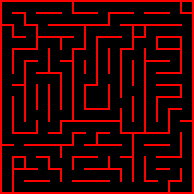
%> input picture Map/Student_027_2012_classic___16x16.bmp, 194 x 194 px
$ octave mazeloader.m   (GNU Octave 9; MATLAB toolbox functions it lacks are replaced by stand-ins)
%> lines starting %> are read from the running program, lines starting %| are printed output that depends on the picture; in (x1, y1, x2, y2) boxes, pixels count from 0 and x2, y2 are one past the last pixel; in counts of white or black regions, pixels touching at a corner belong together; the program's own positions count from 1
%% https://kerikeri.top/posts/2018-07-04-maze-img-parser/
%% 要 Image Processing ToolBox
% 壁が黒じゃない場合に応じて修正（赤）

clear all;
close all;

%% 入力
[filename, pathname] = uigetfile({'*.bmp;*.jpg;*.png;*.gif'}, 'Select the Maze Imgae');
%> the answer given: ../Map/Student_027_2012_classic___16x16.bmp

%% 二値化＆色反転(壁を1にするため)
img = imread([pathname, filename]);
%> img is the input picture: size 194x194x3 uint8; mean R, G, B 43.6, 0, 0
binariImg = imbinarize(rgb2gray(img));
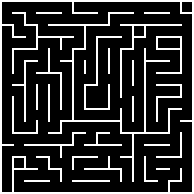
%> binariImg: size 194x194 logical; 17.1% white in thin lines or dots
%binariImg = imcomplement(binariImg);
imshow(binariImg);

%% 迷路の輪郭を抽出
% 横長さをLength, 縦長さをWidthとして定義
[mazeWidth, mazeLength] = size(binariImg);
%> mazeWidth = 194; mazeLength = 194
mazeWidthHalf = mazeWidth / 2;
%> mazeWidthHalf = 97
mazeLengthHalf = mazeLength / 2;
%> mazeLengthHalf = 97

colSum = sum(binariImg);
%> colSum = 194 values, max 194 at index 1, min 8 at index 3, mean 33.15
rowSum = sum(binariImg, 2);
%> rowSum has the same summary as colSum

[~, idxLeft] = max( colSum(1 : mazeLengthHalf) );
%> idxLeft = 1
[~, idxRightFromHalf] = max( colSum( mazeLengthHalf : end) );
%> idxRightFromHalf = 97
idxRight = idxRightFromHalf + mazeLengthHalf;
%> idxRight = 194
[~, idxTop] = max( rowSum(1 : mazeWidthHalf) );
%> idxTop = 1
[~, idxBottomFromHalf] = max( rowSum(mazeWidthHalf : end) );
%> idxBottomFromHalf = 97
idxBottom = idxBottomFromHalf + mazeWidthHalf;
%> idxBottom = 194

trimImg = binariImg( idxTop : idxBottom, idxLeft : idxRight );
trimImg = imresize(trimImg, [1600 1600]);
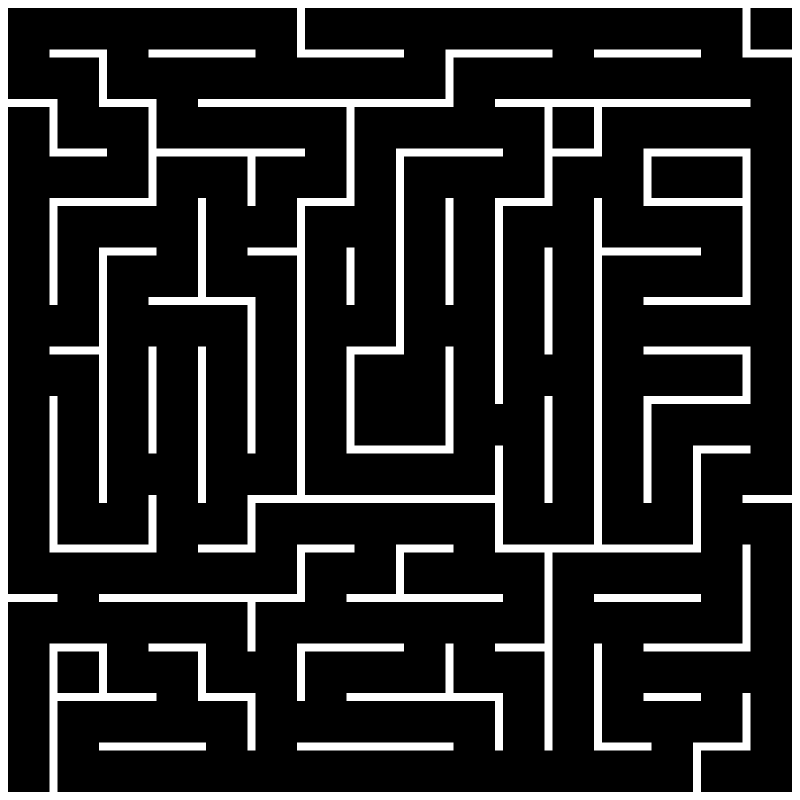
%> trimImg: size 1600x1600 logical (shown at 1/2 size); 16.6% white; 29 white regions, largest, box (x1, y1, x2, y2) and area: (0, 0, 1600, 1600) 132544, (396, 99, 1501, 1501) 76288, (990, 198, 1501, 808) 22176

%% ノイズの除去と壁の膨張
trimImg = imopen(trimImg, ones(5));   % 白点線を除去
trimImg = imdilate(trimImg, ones(5)); % 白線を太くする
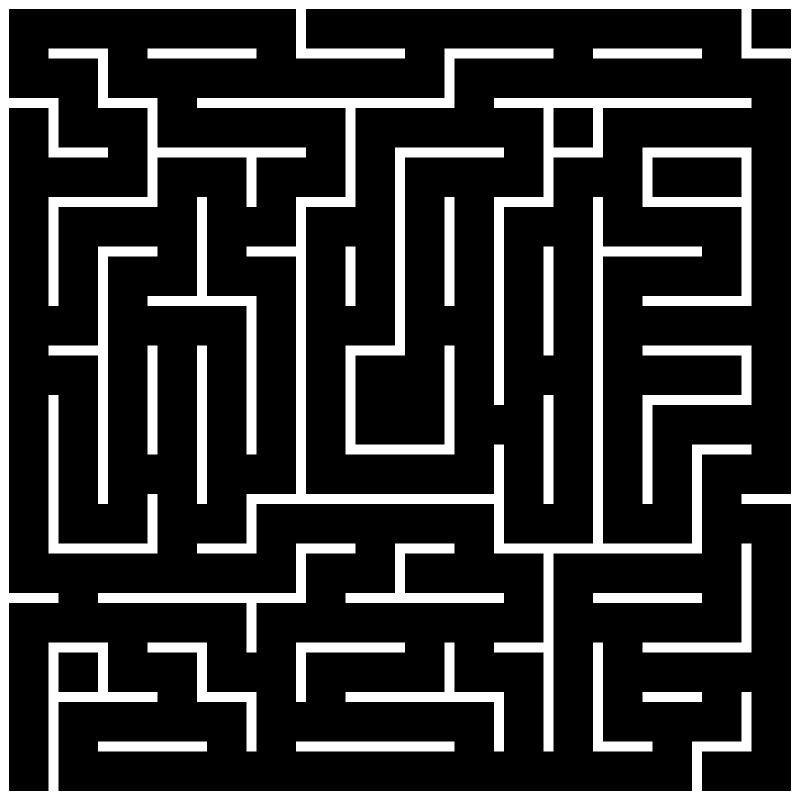
%> trimImg: size 1600x1600 logical (shown at 1/2 size); 20.3% white; 29 white regions, largest, box (x1, y1, x2, y2) and area: (0, 0, 1600, 1600) 152704, (394, 97, 1503, 1503) 95440, (988, 196, 1503, 810) 27720
imshow(trimImg);

%% 迷路サイズを検出
trimsum = sum(trimImg);
%> trimsum = 1600 values, max 1600 at index 1, min 76 at index 19, mean 324.7
trimsum = trimsum < sum(trimsum) / length(trimsum);
%> trimsum = 1600 logical values, 1264 true
maze_size = sum(([trimsum 0]-[0 trimsum])>0);
%> maze_size = 16
msgbox(sprintf('迷路サイズは %d です', maze_size)); % 迷路サイズの表示

%% 壁の抽出
segsize = size(trimImg)/maze_size;
%> segsize = [100 100]
vwall = trimImg(round(segsize(1)/2:segsize(1):end), round(1:segsize(2):end-segsize(2)/3));
hwall = trimImg(round(1:segsize(1):end-segsize(1)/3), round(segsize(2)/2:segsize(2):end));
vwall = [vwall, ones(maze_size, 1)];
hwall = [hwall; ones(1, maze_size)];

%% 壁の合成
wall =        1 * vwall(:, 2:end);      % 東 0 bit
wall = wall + 2 * hwall(1:end-1, :);    % 北 1 bit
wall = wall + 4 * vwall(:, 1:end-1);    % 西 2 bit
wall = wall + 8 * hwall(2:end, :);      % 南 3 bit

%% ファイルに保存
output = reshape(sprintf('%x',wall), maze_size, maze_size);
%> output = 16 items
output = ['"'*ones(maze_size, 1) output '",'.*ones(maze_size,1)];
new_filename = sprintf('%s.txt', filename);
dlmwrite(new_filename, output, 'precision', '%c', 'delimiter', '');
